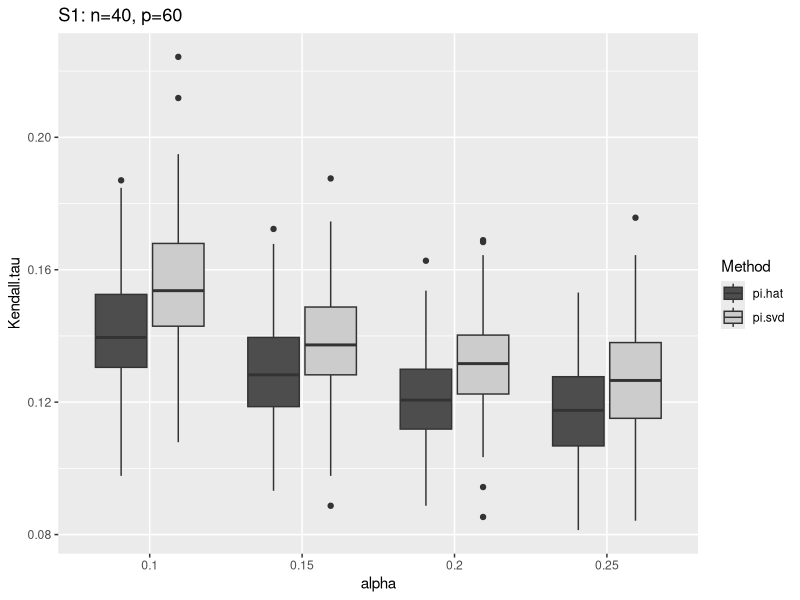
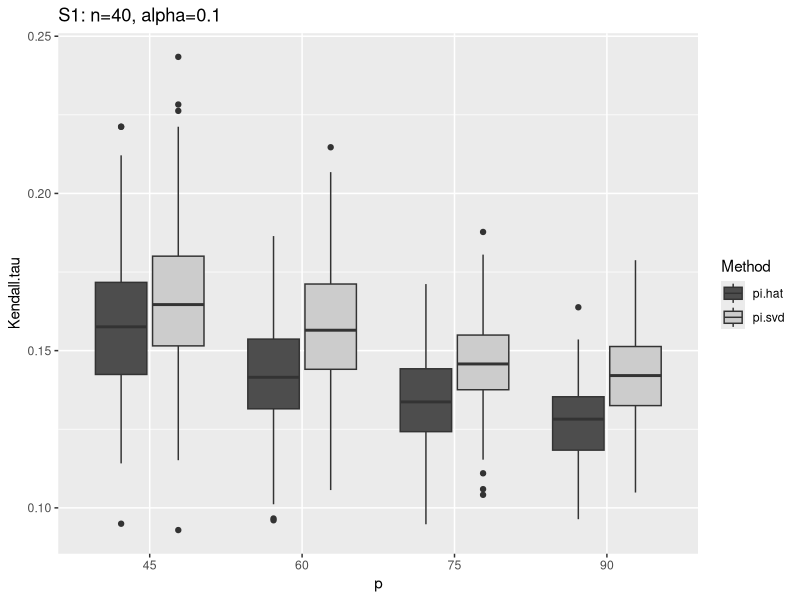
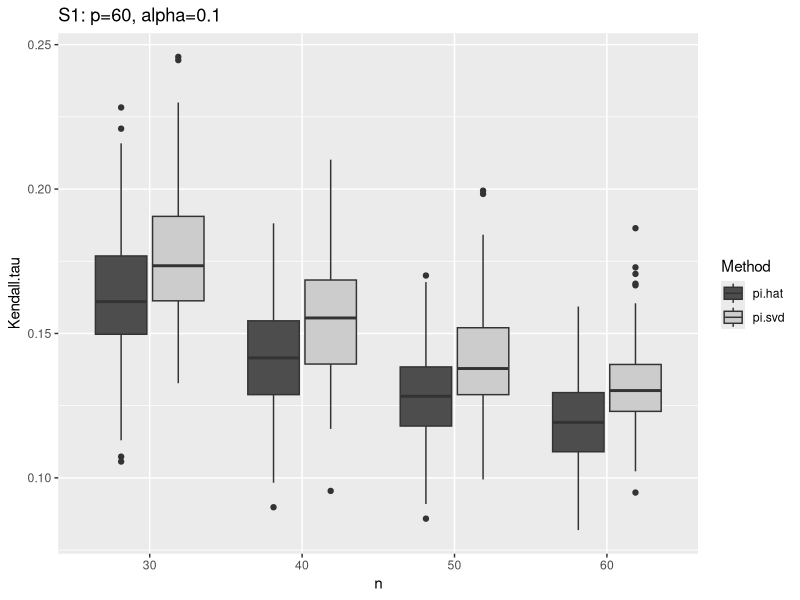
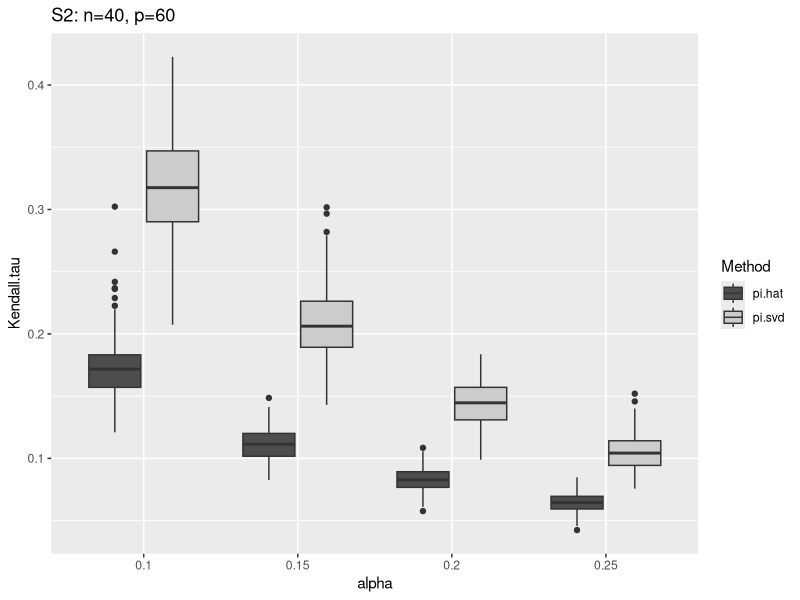
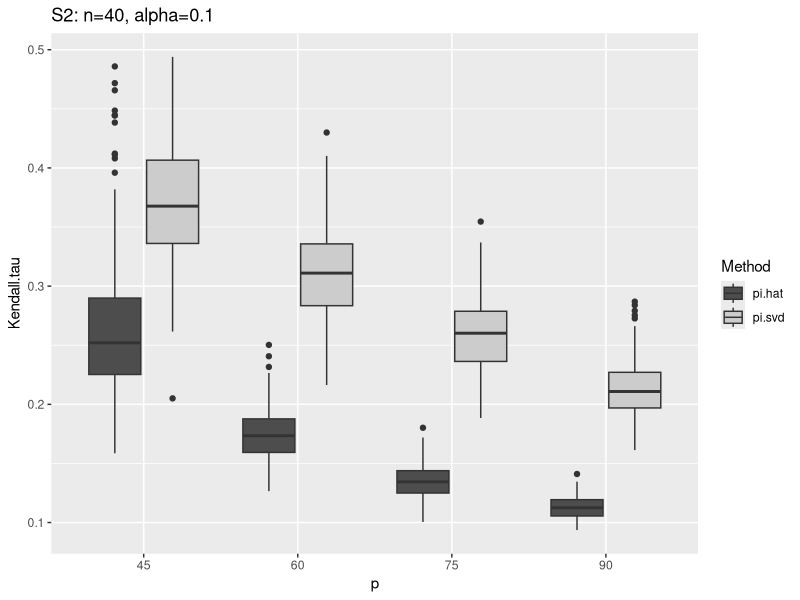
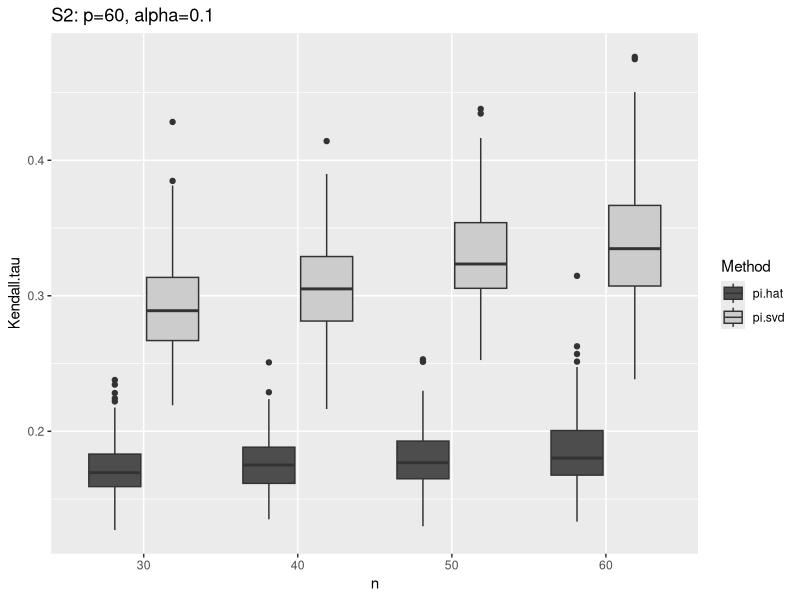

Here is the R script that generated these plots, in order:
#This file contains the simulation results in Figure 1 of our online Supplementary Material.

library(VGAM)
library(ggplot2)


###S1, gamma
delta = c(2:5)/20
p=c(60)
n=c(40,50,60)
j=1
k=1
i=1
m.prop=matrix(nrow=200,ncol=length(delta))
m.sing=matrix(nrow=200,ncol=length(delta))
for(i in 1:length(delta)){
  #  for(j in 1:length(p)){
  #    for(k in 1:length(n)){
  for(rounds in 1:200){
    theta = log(1+c(1:p[j])*delta[i])
    b = runif(n[k],1,3)
    
    Theta = matrix(c(rep(theta,n[k]/2),rep(0,(n[k]/2)*p[j])),nrow=n[k],byrow=T)+
      b %o% rep(1,p[j])
    Z=rnorm(n[k]*p[j],0,1)
    data=Theta+Z
    data.c=data-(rowMeans(data) %o% rep(1,p[j]))
    m.prop[rounds,i]=max(kendall.tau(1:p[j],order(order(svd(data.c)$v[,1]))),
                         kendall.tau(p[j]:1,order(order(svd(data.c)$v[,1]))))
    m.sing[rounds,i]=max(kendall.tau(1:p[j],order(order(svd(data)$v[,1]))),
                        kendall.tau(p[j]:1,order(order(svd(data)$v[,1]))))
  }
}

results=data.frame(Kendall.tau= c(as.vector(m.prop),as.vector(m.sing)),
                   alpha= rep(rep(as.factor(delta),each=200),2),
                   Method = rep(c("pi.hat","pi.svd"),each=200*length(delta)))
results$Kendall.tau=(1-results$Kendall.tau)/2

p<-ggplot(results, aes(x=alpha, y=Kendall.tau, fill=Method)) +
  geom_boxplot()+ggtitle("S1: n=40, p=60")+scale_fill_grey(start = 0.3, end = 0.8)
p


######p
i=1
j=1
k=1
delta = c(2:5)/20
p=c(45,60,75,90)
n=c(40,50,60)
m.prop=matrix(nrow=200,ncol=4)
m.sing=matrix(nrow=200,ncol=4)
#for(i in 1:length(delta)){
for(j in 1:length(p)){
  #    for(k in 1:length(n)){
  for(rounds in 1:200){
    theta = log(1+c(1:p[j])*delta[i])
    b = runif(n[k],1,3)
    c = runif(n[k],1,3)
    Theta = matrix(c(rep(theta,n[k]/2),rep(0,(n[k]/2)*p[j])),nrow=n[k],byrow=T)+ 
      b %o% rep(1,p[j])
    Z=rnorm(n[k]*p[j],0,1)
    data=Theta+Z
    data.c=data-(rowMeans(data) %o% rep(1,p[j]))
    m.prop[rounds,j]=max(kendall.tau(1:p[j],order(order(svd(data.c)$v[,1]))),
                         kendall.tau(p[j]:1,order(order(svd(data.c)$v[,1]))))
    m.sing[rounds,j]=max(kendall.tau(1:p[j],order(order(svd(data)$v[,1]))),
                        kendall.tau(p[j]:1,order(order(svd(data)$v[,1]))))
  }
  #    }
  #  }
}

results=data.frame(Kendall.tau= c(as.vector(m.prop),as.vector(m.sing)),
                   p = rep(rep(as.factor(p),each=200),2),
                   Method = rep(c("pi.hat","pi.svd"),each=200*length(p)))
results$Kendall.tau=(1-results$Kendall.tau)/2

p<-ggplot(results, aes(x=p, y=Kendall.tau, fill=Method)) +
  geom_boxplot()+ggtitle("S1: n=40, alpha=0.1")+scale_fill_grey(start = 0.3, end = 0.8)
p

####### n

i=1
j=1
k=1
delta = c(1:5)/10
p=c(60)
n=c(30,40,50,60)
m.prop=matrix(nrow=200,ncol=4)
m.sing=matrix(nrow=200,ncol=4)
for(k in 1:length(n)){
  for(rounds in 1:200){
    theta = log(1+c(1:p[j])*delta[i])
    b = runif(n[k],1,3)
    Theta = matrix(c(rep(theta,n[k]/2),rep(0,(n[k]/2)*p[j])),nrow=n[k],byrow=T)+ 
      b %o% rep(1,p[j])
    Z=rnorm(n[k]*p[j],0,1)
    data=Theta+Z
    data.c=data-(rowMeans(data) %o% rep(1,p[j]))
    m.prop[rounds,k]=max(kendall.tau(1:p[j],order(order(svd(data.c)$v[,1]))),
                         kendall.tau(p[j]:1,order(order(svd(data.c)$v[,1]))))
    m.sing[rounds,k]=max(kendall.tau(1:p[j],order(order(svd(data)$v[,1]))),
                        kendall.tau(p[j]:1,order(order(svd(data)$v[,1]))))
    
  }
}

results=data.frame(Kendall.tau= c(as.vector(m.prop),as.vector(m.sing)),
                   n = rep(rep(as.factor(n),each=200),2),
                   Method = rep(c("pi.hat","pi.svd"),each=200*length(n)))
results$Kendall.tau=(1-results$Kendall.tau)/2

p<-ggplot(results, aes(x=n, y=Kendall.tau, fill=Method)) +
  geom_boxplot()+ggtitle("S1: p=60, alpha=0.1")+scale_fill_grey(start = 0.3, end = 0.8)
p


###S2, gamma
delta = c(2:5)/20
p=c(60)
n=c(40,50,60)
j=1
k=1
i=1
m.prop=matrix(nrow=200,ncol=length(delta))
m.sing=matrix(nrow=200,ncol=length(delta))
for(i in 1:length(delta)){
  #  for(j in 1:length(p)){
  #    for(k in 1:length(n)){
  for(rounds in 1:200){
    theta = c(1:p[j])*delta[i]
    b = runif(n[k],1,3)
    
    Theta = matrix(c(theta,rep(0,(n[k]-1)*p[j])),nrow=n[k],byrow=T)+
      b %o% rep(1,p[j])
    Z=rnorm(n[k]*p[j],0,1)
    data=Theta+Z
    data.c=data-(rowMeans(data) %o% rep(1,p[j]))
    m.prop[rounds,i]=max(kendall.tau(1:p[j],order(order(svd(data.c)$v[,1]))),
                         kendall.tau(p[j]:1,order(order(svd(data.c)$v[,1]))))
    m.sing[rounds,i]=max(kendall.tau(1:p[j],order(order(svd(data)$v[,1]))),
                        kendall.tau(p[j]:1,order(order(svd(data)$v[,1]))))
  }
}

results=data.frame(Kendall.tau= c(as.vector(m.prop),as.vector(m.sing)),
                   alpha = rep(rep(as.factor(delta),each=200),2),
                   Method = rep(c("pi.hat","pi.svd"),each=200*length(delta)))
results$Kendall.tau=(1-results$Kendall.tau)/2

p<-ggplot(results, aes(x=alpha, y=Kendall.tau, fill=Method)) +
  geom_boxplot()+ggtitle("S2: n=40, p=60")+scale_fill_grey(start = 0.3, end = 0.8)
p


######p
i=1
j=1
k=1
delta = c(2:5)/20
p=c(45,60,75,90)
n=c(40,50,60)
m.prop=matrix(nrow=200,ncol=4)
m.sing=matrix(nrow=200,ncol=4)
#for(i in 1:length(delta)){
for(j in 1:length(p)){
  #    for(k in 1:length(n)){
  for(rounds in 1:200){
    theta = c(1:p[j])*delta[i]
    b = runif(n[k],1,3)
    
    Theta = matrix(c(theta,rep(0,(n[k]-1)*p[j])),nrow=n[k],byrow=T)+
      b %o% rep(1,p[j])
    Z=rnorm(n[k]*p[j],0,1)
    data=Theta+Z
    data.c=data-(rowMeans(data) %o% rep(1,p[j]))
    m.prop[rounds,j]=max(kendall.tau(1:p[j],order(order(svd(data.c)$v[,1]))),
                         kendall.tau(p[j]:1,order(order(svd(data.c)$v[,1]))))
    m.sing[rounds,j]=max(kendall.tau(1:p[j],order(order(svd(data)$v[,1]))),
                        kendall.tau(p[j]:1,order(order(svd(data)$v[,1]))))
  }
  #    }
  #  }
}

results=data.frame(Kendall.tau= c(as.vector(m.prop),as.vector(m.sing)),
                   p = rep(rep(as.factor(p),each=200),2),
                   Method = rep(c("pi.hat","pi.svd"),each=200*length(p)))
results$Kendall.tau=(1-results$Kendall.tau)/2

p<-ggplot(results, aes(x=p, y=Kendall.tau, fill=Method)) +
  geom_boxplot()+ggtitle("S2: n=40, alpha=0.1")+scale_fill_grey(start = 0.3, end = 0.8)
p

####### n

i=1
j=1
k=1
delta = c(1:5)/10
p=c(60)
n=c(30,40,50,60)
m.prop=matrix(nrow=200,ncol=4)
m.sing=matrix(nrow=200,ncol=4)
for(k in 1:length(n)){
  for(rounds in 1:200){
    theta = c(1:p[j])*delta[i]
    b = runif(n[k],1,3)
    Theta = matrix(c(theta,rep(0,(n[k]-1)*p[j])),nrow=n[k],byrow=T)+
      b %o% rep(1,p[j])
    Z=rnorm(n[k]*p[j],0,1)
    data=Theta+Z
    data.c=data-(rowMeans(data) %o% rep(1,p[j]))
    m.prop[rounds,k]=max(kendall.tau(1:p[j],order(order(svd(data.c)$v[,1]))),
                         kendall.tau(p[j]:1,order(order(svd(data.c)$v[,1]))))
    m.sing[rounds,k]=max(kendall.tau(1:p[j],order(order(svd(data)$v[,1]))),
                        kendall.tau(p[j]:1,order(order(svd(data)$v[,1]))))
    
  }
}

results=data.frame(Kendall.tau= c(as.vector(m.prop),as.vector(m.sing)),
                   n = rep(rep(as.factor(n),each=200),2),
                   Method = rep(c("pi.hat","pi.svd"), each=200*length(n)) )
results$Kendall.tau=(1-results$Kendall.tau)/2

p<-ggplot(results, aes(x=n, y=Kendall.tau, fill=Method)) +
  geom_boxplot()+ggtitle("S2: p=60, alpha=0.1")+scale_fill_grey(start = 0.3, end = 0.8)
p
